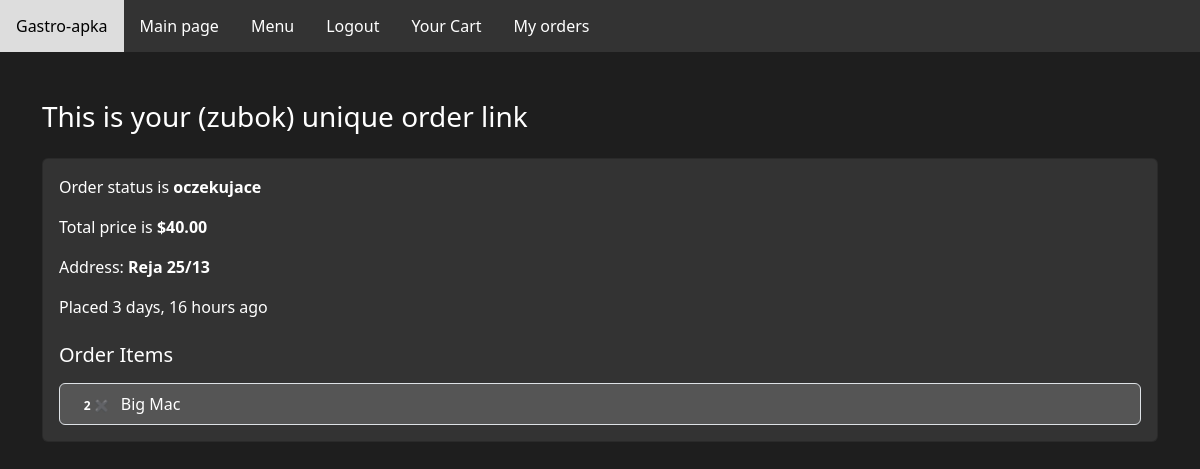
The page /order_status/53/ (signed in) on the database as committed earlier.
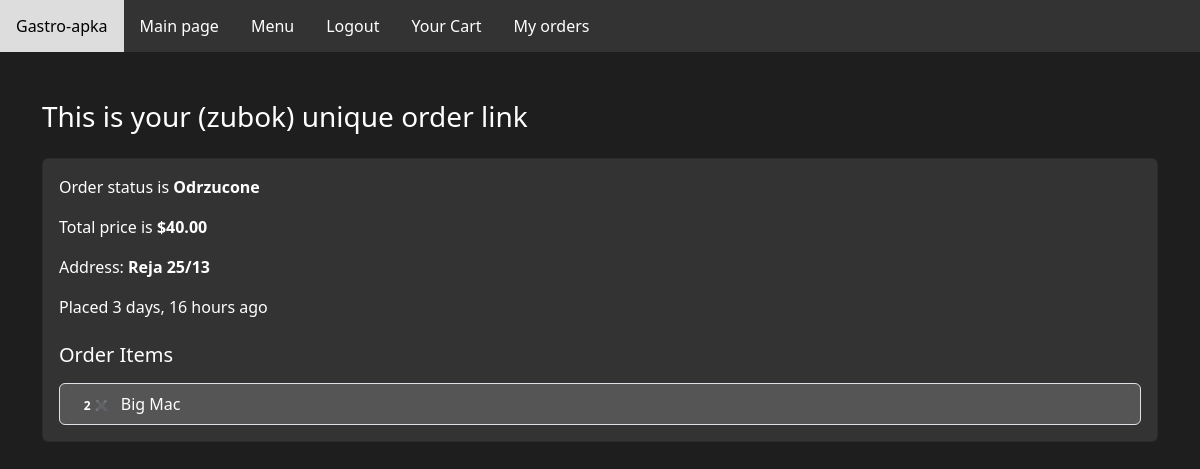
The same page on the database as committed later.
### gastro_app/models.py (models this page shows, shortened)
class Order(models.Model):
    user = models.ForeignKey(User, on_delete=models.CASCADE)
    products = models.ManyToManyField(Product, through='OrderItem')
    total_price = models.DecimalField(max_digits=10, decimal_places=2)
    is_confirmed = models.BooleanField(default=False)
    status = models.ForeignKey(OrderStatus, on_delete=models.SET_NULL, null=True, blank=True)
    order_date = models.DateTimeField(auto_now_add=True, null=True, blank=True)

class OrderStatus(models.Model):
    STATUS_CHOICES = [
        ('oczekujace', 'oczekujace'),
        ('zaakceptowane', 'Zaakceptowane'),
        ('odrzucone', 'Odrzucone'),
        ('w_drodze', 'W drodze'),
        ('dostarczone', 'Dostarczone'),
    ]
    name = models.CharField(max_length=20, choices=STATUS_CHOICES, default=STATUS_CHOICES[0])
    def __str__(self):
        return self.get_name_display()

### gastro_app/views.py (the view)
# urls.py: path('order_status/<int:order_id>/', views.order_status, name='order_status'),
def order_status(request, order_id):
    order = get_object_or_404(Order, id=order_id, user=request.user)
    user_cart = get_object_or_404(Cart, user=request.user)
    cart_items = user_cart.cartitem_set.all()
    total_price = user_cart.calculate_total_price()
    context = {'order': order, 'cart_items': cart_items, 'total_price': total_price}
    return render(request, 'gastro_app/order_status.html', context)

### gastro_app/models.py (called while the page is built)
    def calculate_total_price(self):
        total_price = sum(item.product.price * item.quantity for item in self.cartitem_set.all())
        return total_price

### gastro_app/templates/gastro_app/order_status.html (shortened to what this page needs)
{% extends 'gastro_app/navbar.html' %}
{% block content %}
<!DOCTYPE html>
<html lang="en">
<head>
</head>
<body>
    <div class="container mt-5" style="color: #fff;">
        <h3 class="mb-4">This is your ({{request.user}}) unique order link</h3>
        <div class="card mt-4" style="background-color: #333; color: #fff;">
            <div class="card-body">
                {% if order.status %}
                    <p class="card-text">Order status is <strong>{{order.status}}</strong></p>
                {% else %}
                    <p class="card-text">Order status is waiting for confirmation</p>
                {% endif %}
                <p class="card-text">Total price is <strong>${{order.total_price}}</strong></p>
                <p class="card-text">Address: <strong>{{ request.user.client.address }}</strong></p>
                <p class="card-text">Placed {{ order.order_date|timesince }} ago</p>
                <h5 class="mt-4 mb-3">Order Items</h5>
                <ul class="list-group">
                    {% for order_item in order.orderitem_set.all %}
                        <li class="list-group-item" style="background-color: #555; color: #fff;">
                            <span class="badge badge-dark">{{ order_item.quantity }} ✖️</span>
                             {{ order_item.product.name }}
                        </li>
                    {% endfor %}
                </ul>
            </div>
        </div>
    </div>
</body>
</html>
{% endblock content %}

Rows that differ between the two databases and show on the page:
changed Order: status "oczekujace" → "Odrzucone"
